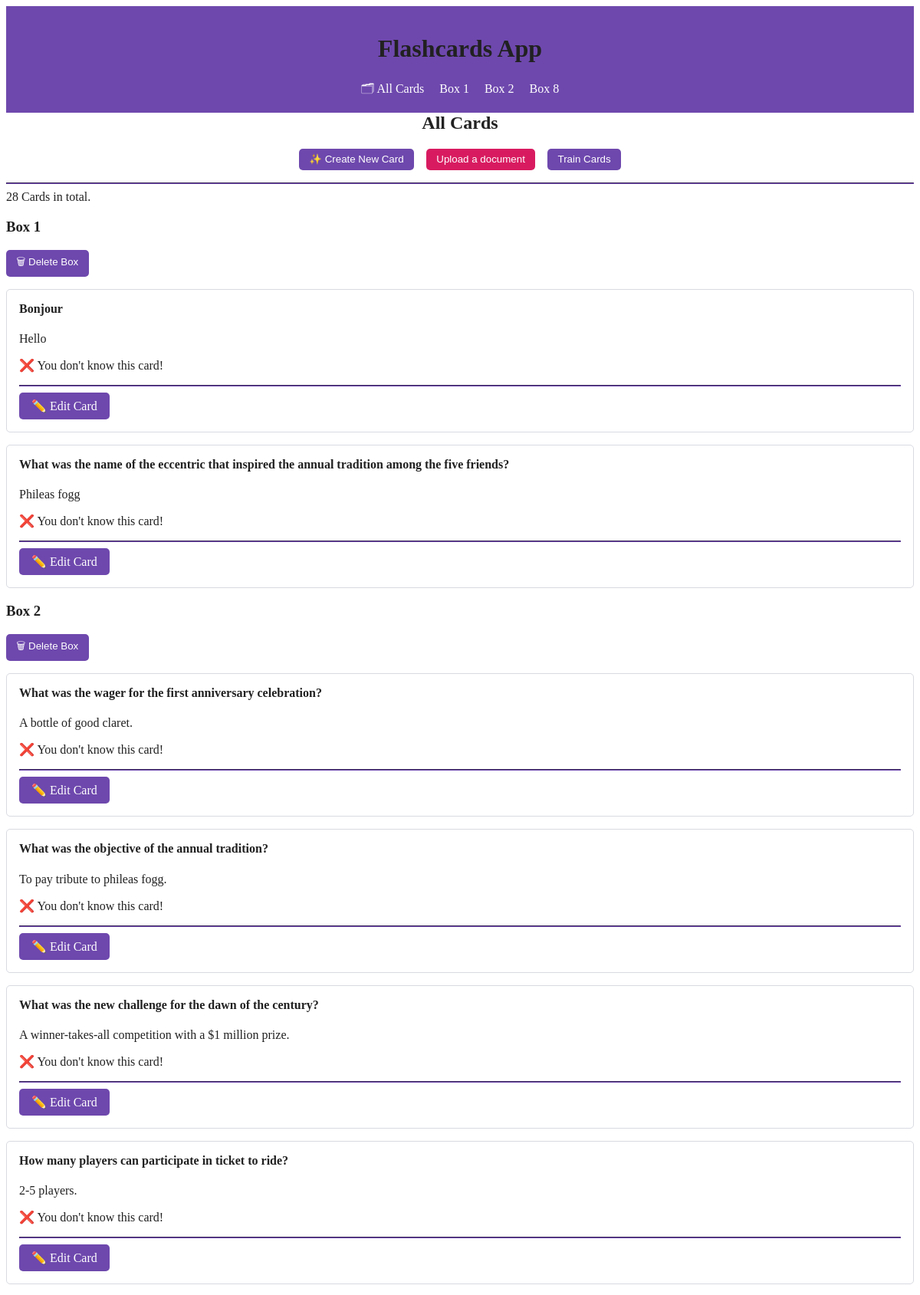
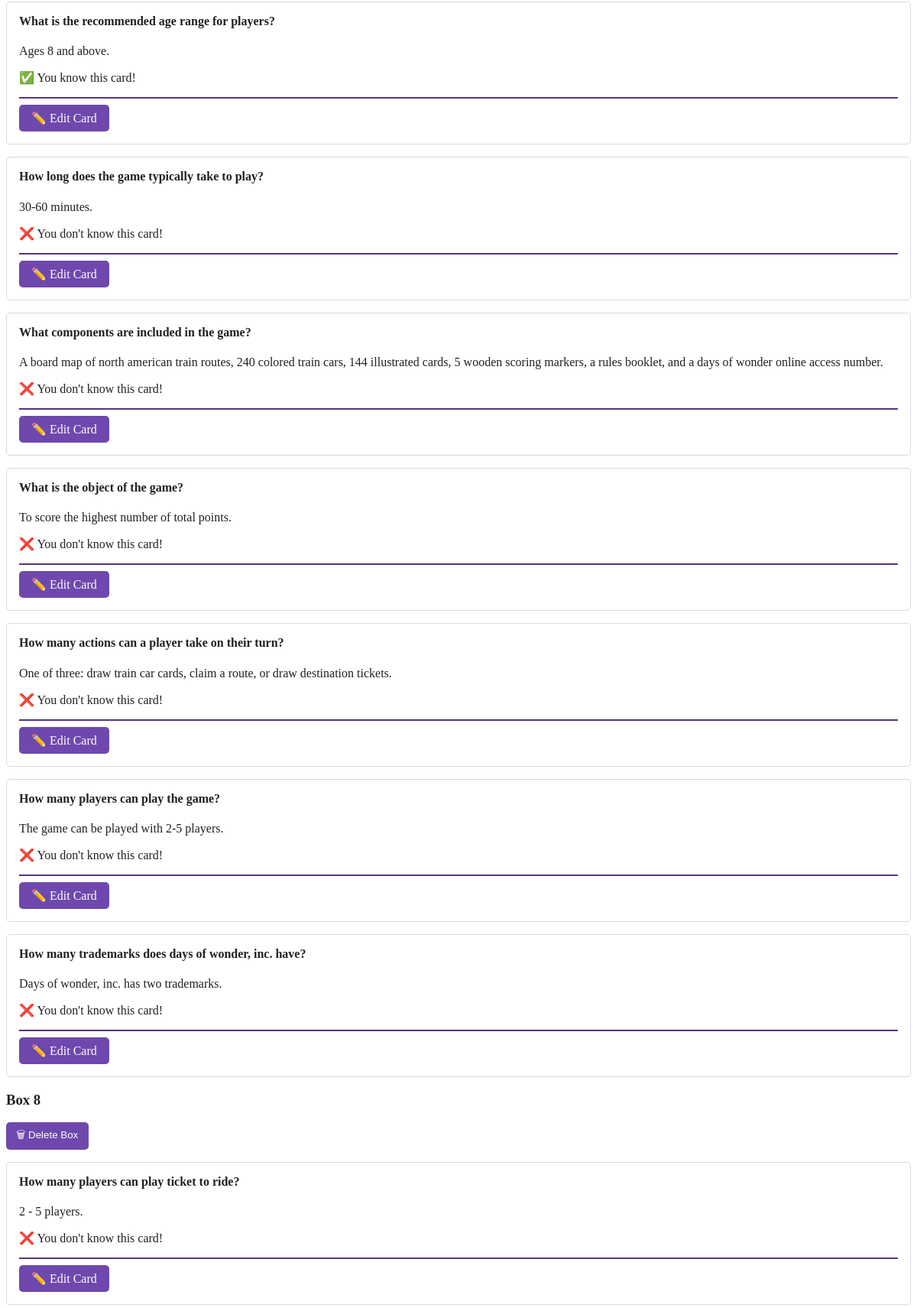
The page / (upper part) on the database its author committed (2 pictures, top to bottom).
### cards/models.py (models this page shows)
class Card(models.Model):
    question = models.CharField(max_length=100)
    answer = models.CharField(max_length=100)
    box = models.IntegerField()
    solved = models.BooleanField(default=False)

### cards/views.py (the view)
# urls.py: path("", views.CardListView, name="card-list"),
def CardListView(request):
    cards = Card.objects.all().order_by('box')
    boxes = {}
    for card in cards:
        if card.box not in boxes:
            boxes[card.box] = []
        boxes[card.box].append(card)
    context = {"boxes": boxes, 'cards': cards}
    return render(request, "cards/card_list.html", context)

### cards/templates/cards/card_list.html (shortened to what this page needs)
{% extends "cards/base.html" %}
{% load humanize %}
{% block content %}
    <h2>All Cards</h2>
    <div class="button-container">
        <form action="{% url 'card-create' %}" method="post" style="display:inline;">
            <button type="submit">✨ Create New Card</button>
        </form>
        <form action="{% url 'document-upload' %}" method="post" style="display:inline;">
            <button type="submit" class="file_upload">Upload a document</button>
        </form>
        <form action="{% url 'select-box' %}" method="get" style="display:inline;">
            <button type="submit">Train Cards</button>
        </form>
    </div>
    <hr>
    {{ cards | length }} Card{{ cards | pluralize }} in total.
    {% for box, cards in boxes.items %}
        <h3>Box {{ box }}</h3>
        <form action="{% url 'delete-box' box %}" method="post" style="display:inline;">
            <button type="submit" onclick="return confirm('Are you sure you want to delete all cards in this box?');">🗑 Delete Box</button>
        </form>
        {% for card in cards %}
            {% include "cards/card.html" with card=card %}
        {% endfor %}
    {% endfor %}
{% endblock %}

### cards/templates/cards/base.html (shortened to what this page needs)
<!DOCTYPE html>
<html lang="en">
<head>
    <link rel="stylesheet" href="https://cdn.simplecss.org/simple.min.css">
</head>
<body>
    <header>
        <h1>Flashcards App</h1>
        {% include "cards/navigation.html" %}
    </header>
    <main>
        {% block content %}{% endblock content %}
    </main>
</body>
</html>

### cards/templates/cards/navigation.html
<nav>
    <a href="{% url 'card-list' %}">🗂 All Cards</a>
    {% for box in boxes %}
        <a href="{% url 'box-view' box %}">Box {{ box }}</a>
    {% endfor %}
</nav>

### cards/templates/cards/card.html
<article>
    <h4>{{ card.question }}</h4>
    <p>{{ card.answer }}</p>
    {% if card.solved %}
        <p>✅ You know this card!</p>
    {% else %}
        <p>❌ You don't know this card!</p>
    {% endif %}
    <hr>
    <a href="{% url 'card-update' card.id %}" role="button">
        ✏️ Edit Card
    </a>
</article>

### cards/templates/cards/base.html (style rules this page uses)
:root { --accent: #6e48ad; --accent-bg: white; --bg: #fff; --text: #212121; --text-light: #585858; --border: #d8dae1; --code: #d81b60; --preformatted: #444; }
body { background-color: var(--bg); color: var(--text); }
header { background-color: var(--accent); color: var(--accent-bg); padding: 1em 0; text-align: center; }
nav a { color: var(--accent-bg); text-decoration: none; margin: 0 0.5em; }
.button-container { display: flex; justify-content: center; gap: 1em; margin-bottom: 1em; }
article { background-color: var(--accent-bg); border: 1px solid var(--border); border-radius: 5px; padding: 1em; margin: 1em 0; }
h1 { text-align: center; display: flex; justify-content: center; color: var(--text); }
h2 { text-align: center; display: flex; justify-content: center; color: var(--text); }
h2, h4 { margin-top: 0; }
hr { background: var(--accent); border-color: var(--accent); }
button, a[role="button"] { background-color: var(--accent); color: var(--accent-bg); padding: 0.5em 1em; border: none; border-radius: 5px; text-decoration: none; display: inline-block; }
.file_upload { background: #d81b60; }

### rows shown on the page
Card: box "1", question "Bonjour", answer "Hello", solved "❌ You don't know this card!"
Card: question "What was the name of the eccentric that inspired the annual tradition among the five friends?", answer "Phileas fogg", solved "❌ You don't know this card!"
Card: box "2", question "What was the wager for the first anniversary celebration?", answer "A bottle of good claret.", solved "❌ You don't know this card!"
Card: question "What was the objective of the annual tradition?", answer "To pay tribute to phileas fogg.", solved "❌ You don't know this card!"
Card: question "What was the new challenge for the dawn of the century?", answer "A winner-takes-all competition with a $1 million prize.", solved "❌ You don't know this card!"
Card: question "How many players can participate in ticket to ride?", answer "2-5 players.", solved "❌ You don't know this card!"
Card: question "What is the recommended age range for players?", answer "Ages 8 and above.", solved "✅ You know this card!"
Card: question "How long does the game typically take to play?", answer "30-60 minutes.", solved "❌ You don't know this card!"
Card: question "What components are included in the game?", answer "A board map of north american train routes, 240 colored train cars, 144 illustrated cards, 5 wooden scoring markers, a rules booklet, and a days of wonder online access number.", solved "❌ You don't know this card!"
Card: question "What is the object of the game?", answer "To score the highest number of total points.", solved "❌ You don't know this card!"
Card: question "How many actions can a player take on their turn?", answer "One of three: draw train car cards, claim a route, or draw destination tickets.", solved "❌ You don't know this card!"
Card: question "How many players can play the game?", answer "The game can be played with 2-5 players.", solved "❌ You don't know this card!"
Card: question "How many trademarks does days of wonder, inc. have?", answer "Days of wonder, inc. has two trademarks.", solved "❌ You don't know this card!"
Card: question "How many players can play ticket to ride?", answer "2 - 5 players.", solved "❌ You don't know this card!"

### other values the page prints
{{ box }} "1" "2" "8"
{{ cards | length }} "28"
{{ cards | pluralize }} "s"
{{ box }} "8"
